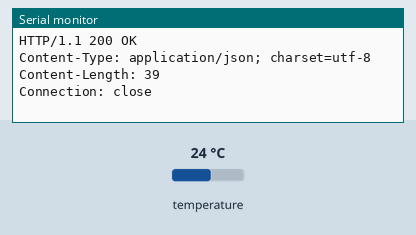
A sketch run on a simulated ESP8266 (NodeMCU). Shown: the last lines printed to the serial monitor. The inputs (shaded band) are chosen by the test bench; at power-on: temperature 24 °C. WiFi joins after 1.5 s; servers stay silent unless stated; web services answer with replies made up by the test bench.

Above: at 3.2 s.
3.3 s: temperature set to 12 °C
At 4.5 s:
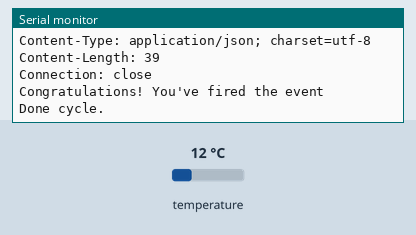
10.8 s: temperature set to 19 °C
At 17.3 s:
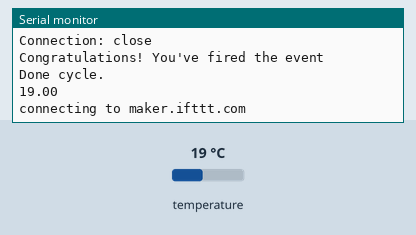
Timing chart, 0 to 18.8 s (numbered marks = the images above; inputs shaded):
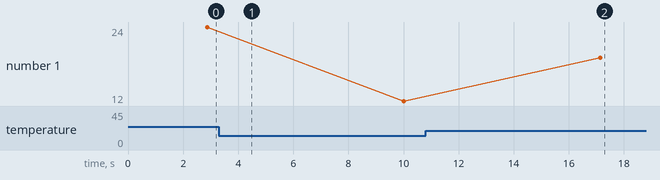

The sketch:

Temperature.ino
```cpp
#include <ESP8266WiFi.h>
#include <ESP8266WebServer.h>
#include <WiFiClientSecure.h>

#include <OneWire.h>
#include <DallasTemperature.h>

#define ONE_WIRE_BUS D4
#define interval 5000
//#define ThingSpeak
#define IFTTT

#ifdef IFTTT
const char *host = "maker.ifttt.com";
String url = "/trigger/Temperature/with/key/cgYHPahzPx9-zVtwe7tzXE";
#endif

#ifdef ThingSpeak
const char *host = "api.thingspeak.com";
String url = "/update?api_key=W6T9O0NX4UEFJ55H";
#endif

const int httpPort = 80;

OneWire oneWire(ONE_WIRE_BUS);
DallasTemperature DS18B20(&oneWire);

const char *ssid = "Seolgi";
const char *password = "12345678900";

char temperatureString[6];

#ifdef IFTTT
String working(String data){
  return (String("value1=")+String(data));
}
#endif

#ifdef ThingSpeak
String working(String data){
  return (String("field1=")+String(data));
}
#endif

void delivering(String payload)
{
  WiFiClient client;
  Serial.print("connecting to ");
  Serial.println(host);
  if (!client.connect(host, httpPort))
  {
    Serial.print("connection failed: ");
    Serial.println(payload);
    return;
  }

#ifdef IFTTT
  String getheader = "GET " + String(url) + "?" + String(payload) + " HTTP/1.1";
  client.println(getheader);
  client.println("User-Agent: ESP8266 Seolgi Kim");
  client.println("Host: " + String(host));
  client.println("Connection: close");
  client.println();

  Serial.println(getheader);
  while (client.connected())
  {
    String line = client.readStringUntil('\n');
    Serial.println(line);
  }
#endif

#ifdef ThingSpeak
  String getheader = "GET " + String(url) + "&" + String(payload) + " HTTP/1.1";
  client.println(getheader);
  client.println("User-Agent: ESP8266 Seolgi Kim");
  client.println("Host: " + String(host));
  client.println("Connection: close");
  client.println();

  Serial.println(getheader);
  while (client.connected())
  {
    String line = client.readStringUntil('\n');
    Serial.println(line);
  }
#endif
  Serial.println("Done cycle.");
}

void connect_ap()
{
  Serial.println();
  Serial.print("connecting to ");
  Serial.println(ssid);
  WiFi.begin(ssid, password);
  while (WiFi.status() != WL_CONNECTED)
  {
    delay(1000);
    Serial.print(".");
  }
  Serial.print("\n Got WiFi, IP address: ");
  Serial.println(WiFi.localIP());
}

float getTemperature()
{
  float temp;
  do{
    DS18B20.requestTemperatures();
    temp = DS18B20.getTempCByIndex(0);
    delay(100);
  }while(temp == 85.0 || temp == (-127.0));

  return temp;
}

void setup() {
  Serial.begin(115200);
  connect_ap();
#ifdef IFTTT
  Serial.println("ESPArduinoIFTTT - 2018/03/16");
#endif

#ifdef ThingSpeak
  Serial.println("ESPArduinoThingSpeak - 2018/03/07");
#endif

  DS18B20.begin();
}


void loop() {
  float temperature = getTemperature();

  dtostrf(temperature, 2, 2, temperatureString);
  Serial.println(temperatureString);

  String payload = working(temperatureString);
  delivering(payload);
  delay(interval);
}
```

Measured:
- after the input at 10.8 s, the serial monitor: prints a new line after 6.3 s (image 2)
- plotted number 1: 24 → 12 after the input at 3.3 s, 12 → 19 after the input at 10.8 s
